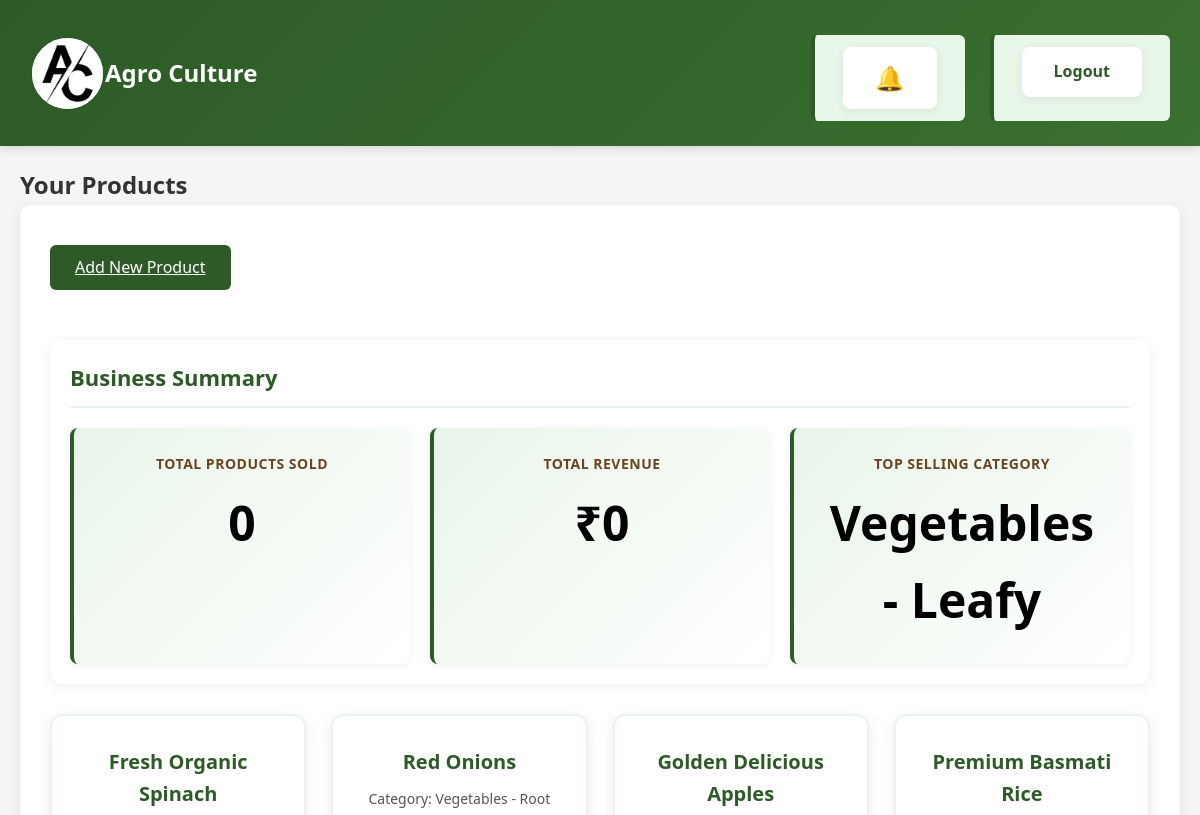
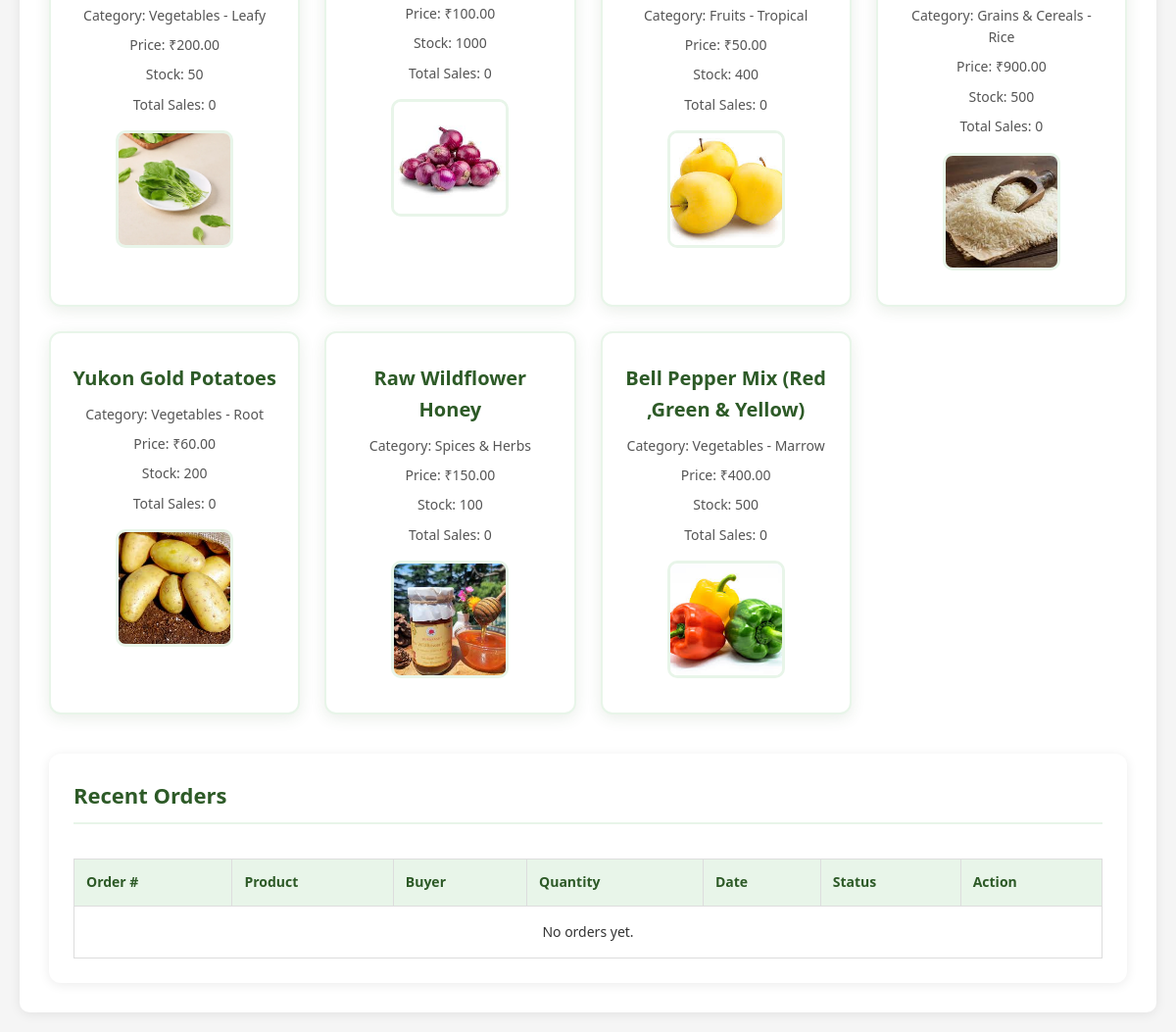
The page /farmer_dashboard/ (signed in) on the database as committed earlier (2 pictures, top to bottom).
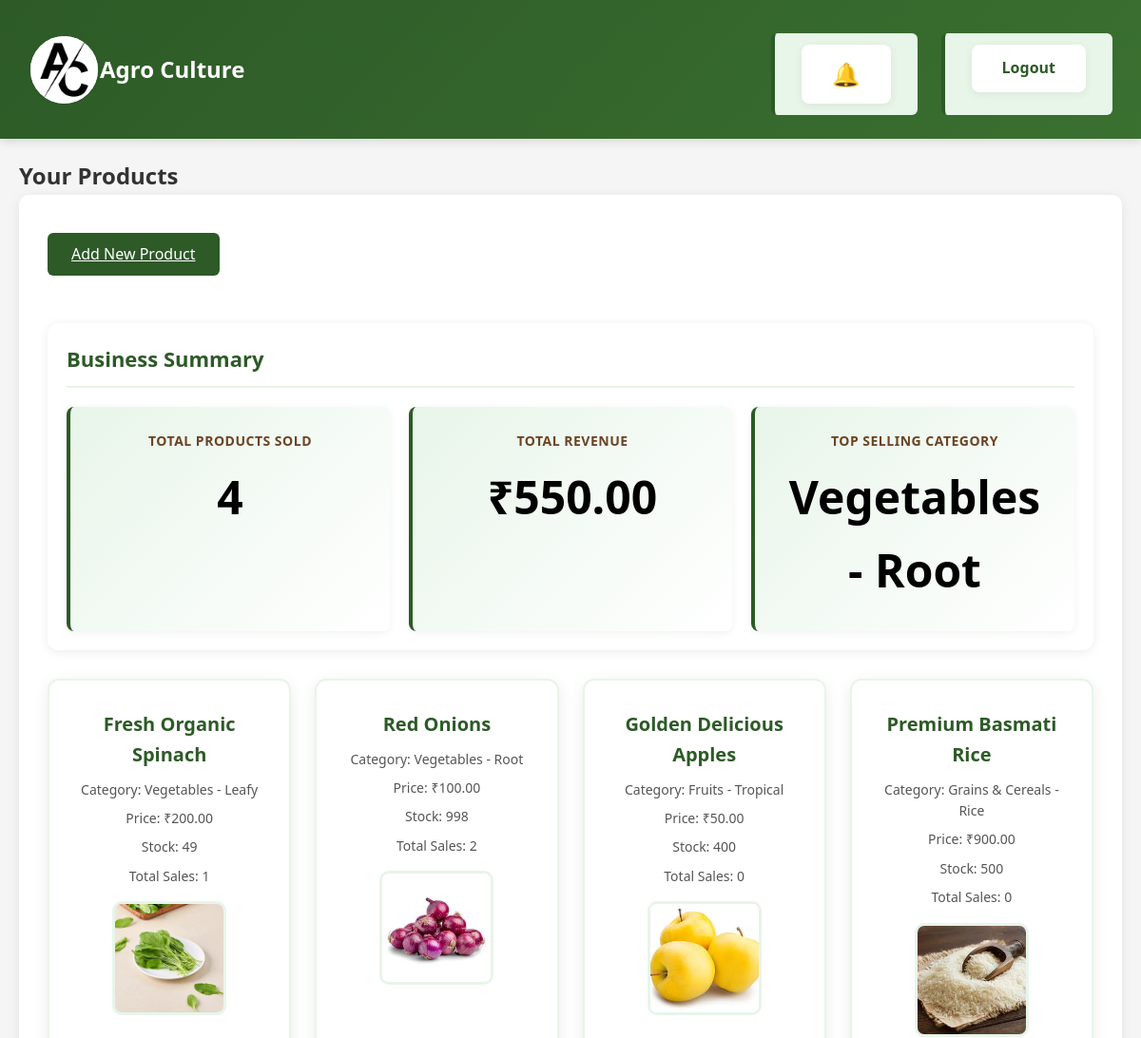
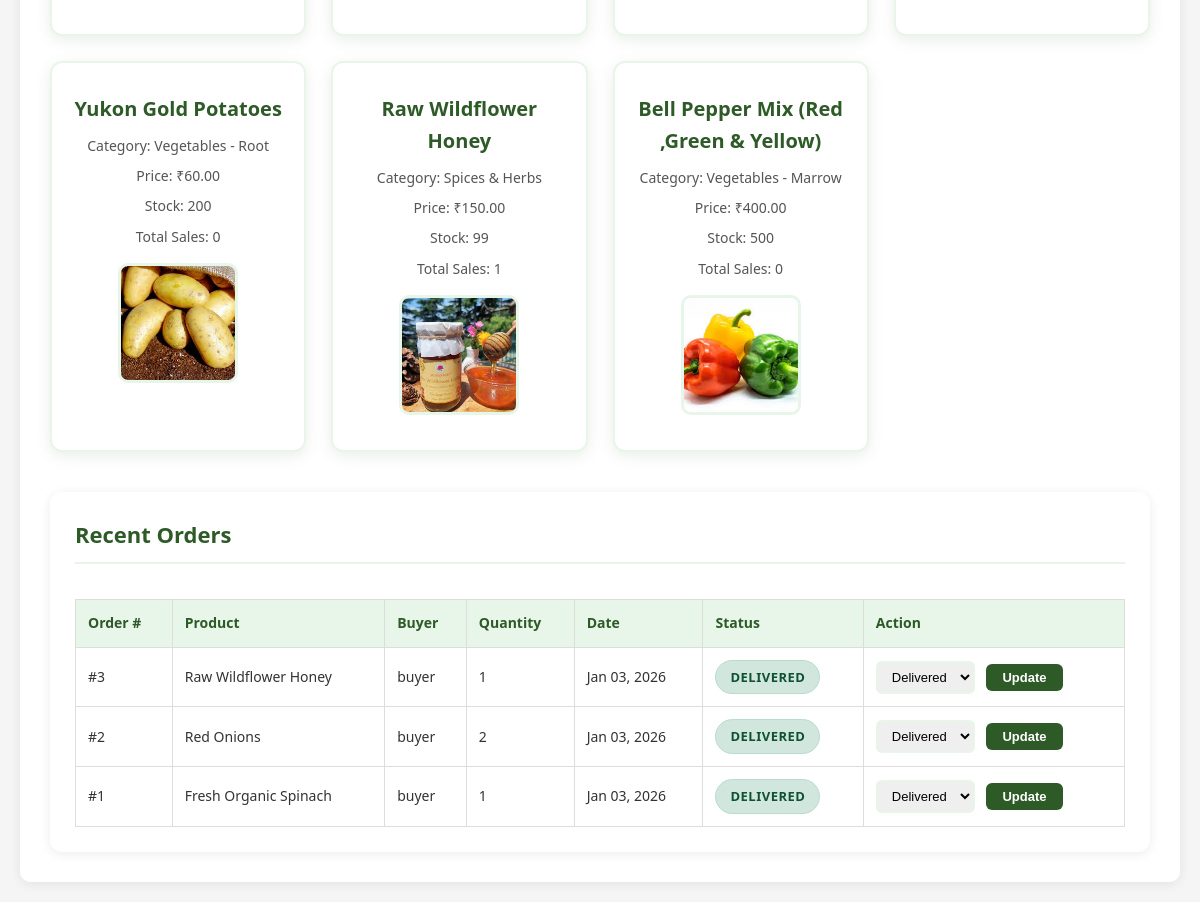
The same page on the database as committed later (2 pictures, top to bottom).
### marketplace/models.py (models this page shows, shortened)
class Product(models.Model):
	CATEGORY_CHOICES = [
		('Vegetables - Leafy', 'Vegetables - Leafy'),
		('Vegetables - Root', 'Vegetables - Root'),
		('Vegetables - Marrow', 'Vegetables - Marrow'),
		('Fruits - Seasonal', 'Fruits - Seasonal'),
		('Fruits - Tropical', 'Fruits - Tropical'),
		('Fruits - Berries', 'Fruits - Berries'),
		('Grains & Cereals - Rice', 'Grains & Cereals - Rice'),
		('Grains & Cereals - Wheat', 'Grains & Cereals - Wheat'),
		('Grains & Cereals - Corn', 'Grains & Cereals - Corn'),
		('Pulses & Legumes - Lentils', 'Pulses & Legumes - Lentils'),
		('Pulses & Legumes - Beans', 'Pulses & Legumes - Beans'),
		('Pulses & Legumes - Peas', 'Pulses & Legumes - Peas'),
		('Dairy Products - Milk', 'Dairy Products - Milk'),
		('Dairy Products - Butter', 'Dairy Products - Butter'),
		('Dairy Products - Cheese', 'Dairy Products - Cheese'),
		('Livestock - Poultry', 'Livestock - Poultry'),
		('Livestock - Cattle', 'Livestock - Cattle'),
		('Livestock - Sheep', 'Livestock - Sheep'),
		('Spices & Herbs', 'Spices & Herbs'),
	]
	name = models.CharField(max_length=100)
	category = models.CharField(max_length=50, choices=CATEGORY_CHOICES)
	price = models.DecimalField(max_digits=10, decimal_places=2)
	quantity = models.PositiveIntegerField()
	image = models.ImageField(upload_to='product_images/', blank=True, null=True)
	farmer = models.ForeignKey(User, on_delete=models.CASCADE, related_name='products', validators=[validate_farmer])

class Order(models.Model):
	STATUS_CHOICES = [
		('Pending', 'Pending'),
		('Shipped', 'Shipped'),
		('Delivered', 'Delivered'),
	]
	buyer = models.ForeignKey(User, on_delete=models.CASCADE, related_name='orders')
	product = models.ForeignKey(Product, on_delete=models.CASCADE)
	quantity = models.PositiveIntegerField()
	order_date = models.DateTimeField(auto_now_add=True)
	status = models.CharField(max_length=20, choices=STATUS_CHOICES, default='Pending')

### marketplace/views.py (the view)
# urls.py: path('farmer_dashboard/', views.farmer_products, name='farmer_dashboard'),
@login_required
def farmer_products(request):
	user = request.user
	if not hasattr(user, 'userprofile') or user.userprofile.role != 'Farmer':
		messages.error(request, 'Access denied. Only Farmers can view this page.')
		return redirect('login')
	products = Product.objects.filter(farmer=user)
	total_sales = {}
	total_products_sold = 0
	total_revenue = 0
	category_sales = {}
	for product in products:
		product_sold = Order.objects.filter(product=product).aggregate(Sum('quantity'))['quantity__sum'] or 0
		total_sales[product.id] = product_sold
		total_products_sold += product_sold
		orders = Order.objects.filter(product=product)
		for order in orders:
			total_revenue += order.quantity * product.price
		if product.category not in category_sales:
			category_sales[product.category] = 0
		category_sales[product.category] += product_sold
	top_category = max(category_sales, key=category_sales.get) if category_sales else 'N/A'
	orders = Order.objects.filter(product__farmer=user).select_related('product', 'buyer').order_by('-order_date')
	return render(request, 'farmer_products.html', {
		'products': products,
		'total_sales': total_sales,
		'total_products_sold': total_products_sold,
		'total_revenue': total_revenue,
		'top_category': top_category,
		'orders': orders,
	})

### marketplace/templatetags/custom_filters.py (called while the page is built)
@register.filter(name='get_item')
def get_item(dictionary, key):
    if isinstance(dictionary, dict):
        return dictionary.get(key)
    return None

### templates/farmer_products.html (shortened to what this page needs)
{% extends 'base.html' %}
{% load custom_filters %}
{% block content %}
<h2>Your Products</h2>
<div class="dashboard">
    <a href="{% url 'add_product' %}" class="file-upload-btn" style="margin-bottom:20px;display:inline-block;">Add New Product</a>
    <div class="business-summary">
        <h3>Business Summary</h3>
        <div class="summary-cards">
            <div class="summary-card">
                <h4>Total Products Sold</h4>
                <p class="summary-value">{{ total_products_sold }}</p>
            </div>
            <div class="summary-card">
                <h4>Total Revenue</h4>
                <p class="summary-value">₹{{ total_revenue }}</p>
            </div>
            <div class="summary-card">
                <h4>Top Selling Category</h4>
                <p class="summary-value">{{ top_category }}</p>
            </div>
        </div>
    </div>
    <div class="product-cards">
        {% for product in products %}
        <div class="card">
            <h4>{{ product.name }}</h4>
            <p>Category: {{ product.category }}</p>
            <p>Price: ₹{{ product.price }}</p>
            <p>Stock: {{ product.quantity }}</p>
            <p>Total Sales: {{ total_sales|get_item:product.id }}</p>
            {% if product.image %}
            <img src="{{ product.image.url }}" alt="{{ product.name }}" class="product-img">
            {% endif %}
        </div>
        {% empty %}
        <p>No products uploaded yet.</p>
        {% endfor %}
    </div>
    <div class="orders-management">
        <h3>Recent Orders</h3>
        <div class="orders-table">
            <table>
                <thead>
                    <tr>
                        <th>Order #</th>
                        <th>Product</th>
                        <th>Buyer</th>
                        <th>Quantity</th>
                        <th>Date</th>
                        <th>Status</th>
                        <th>Action</th>
                    </tr>
                </thead>
                <tbody>
                    {% for order in orders %}
                    <tr>
                        <td>#{{ order.id }}</td>
                        <td>{{ order.product.name }}</td>
                        <td>{{ order.buyer.username }}</td>
                        <td>{{ order.quantity }}</td>
                        <td>{{ order.order_date|date:"M d, Y" }}</td>
                        <td><span class="order-status status-{{ order.status|lower }}" id="status-{{ order.id }}">{{ order.status }}</span></td>
                        <td>
                            <select class="status-select" data-order-id="{{ order.id }}">
                                {% for value, label in order.STATUS_CHOICES %}
                                    <option value="{{ value }}" {% if order.status == value %}selected{% endif %}>{{ label }}</option>
                                {% endfor %}
                            </select>
                            <button class="update-status-btn" data-order-id="{{ order.id }}">Update</button>
                        </td>
                    </tr>
                    {% empty %}
                    <tr><td colspan="7" style="text-align:center; padding:15px;">No orders yet.</td></tr>
                    {% endfor %}
                </tbody>
            </table>
        </div>
    </div>
</div>
{% endblock %}

### templates/base.html (shortened to what this page needs)
<!DOCTYPE html>
<html>
<head>
    <link rel="stylesheet" href="/static/css/style.css">
</head>
<body>
    <nav class="navbar">
        <a href="/" class="navbar-brand">
            <img src="/static/images/logo.jpg" alt="Agro Culture" class="navbar-logo"> Agro Culture
        </a>
        <ul class="navbar-menu">
            {% if user.is_authenticated %}
                <li class="notification-container">
                    <a href="{% url 'notifications' %}" class="notification-bell">
                        🔔
                    </a>
                </li>
                <li><a href="{% url 'logout' %}">Logout</a></li>
            {% else %}
                <li><a href="{% url 'login' %}">Login</a></li>
                <li><a href="{% url 'register' %}">Register</a></li>
            {% endif %}
        </ul>
    </nav>
    <div class="container">
        {% block content %}{% endblock %}
    </div>
</body>
</html>

Rows that differ between the two databases and show on the page:
changed Product "Red Onions": quantity "1000" → "998"; id "0" → "2"
changed Product "Fresh Organic Spinach": quantity "50" → "49"; id "0" → "1"
changed Product "Raw Wildflower Honey": quantity "100" → "99"; id "0" → "1"
added Order: id "3", product.name "Raw Wildflower Honey", buyer.username "buyer", quantity "1", order_date "Jan 03, 2026", status "DELIVERED", status+id "Delivered"
added Order: id "2", product.name "Red Onions", buyer.username "buyer", quantity "2", order_date "Jan 03, 2026", status "DELIVERED", status+id "Delivered"
added Order: id "1", product.name "Fresh Organic Spinach", buyer.username "buyer", quantity "1", order_date "Jan 03, 2026", status "DELIVERED", status+id "Delivered"
Other text that changed with them:
{{ total_products_sold }}: "0" → "4"
{{ total_revenue }}: "0" → "550.00"
{{ top_category }}: "Vegetables - Leafy" → "Vegetables - Root"
text no longer shown: "No orders yet."
